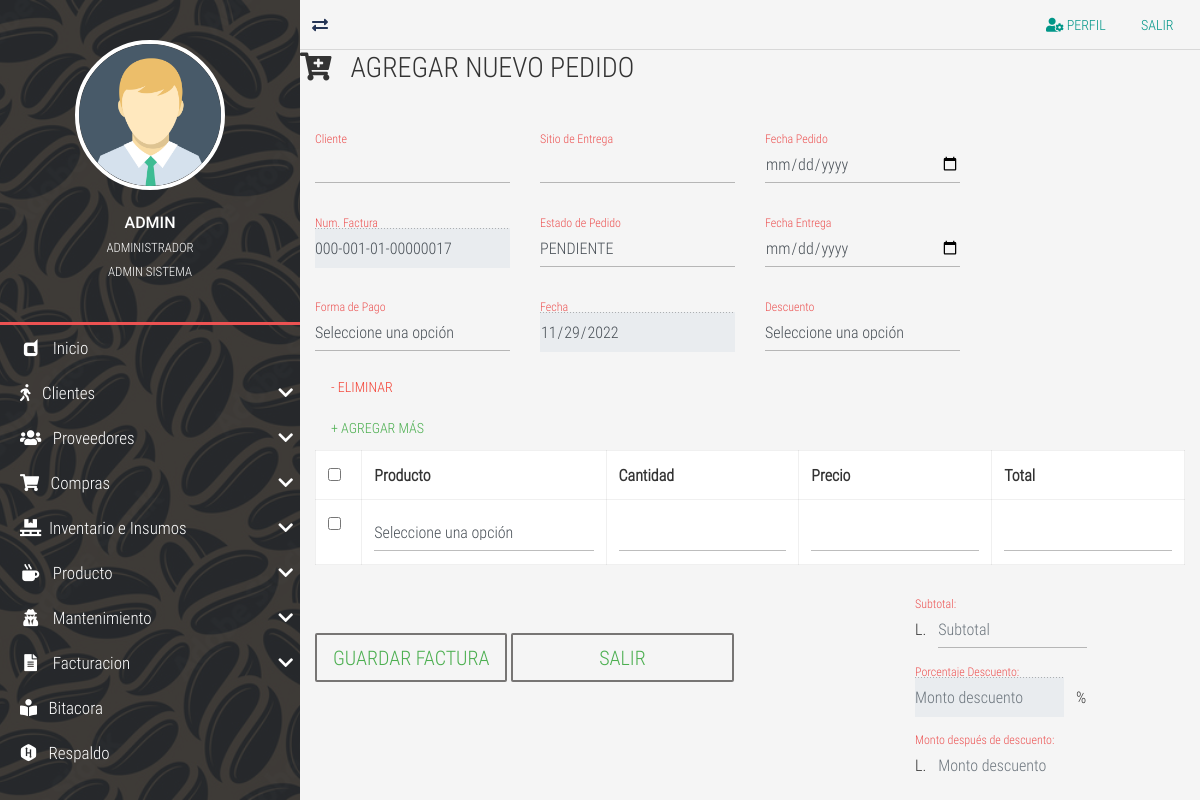
Page /facturacion/ (signed in) on the earlier database version.
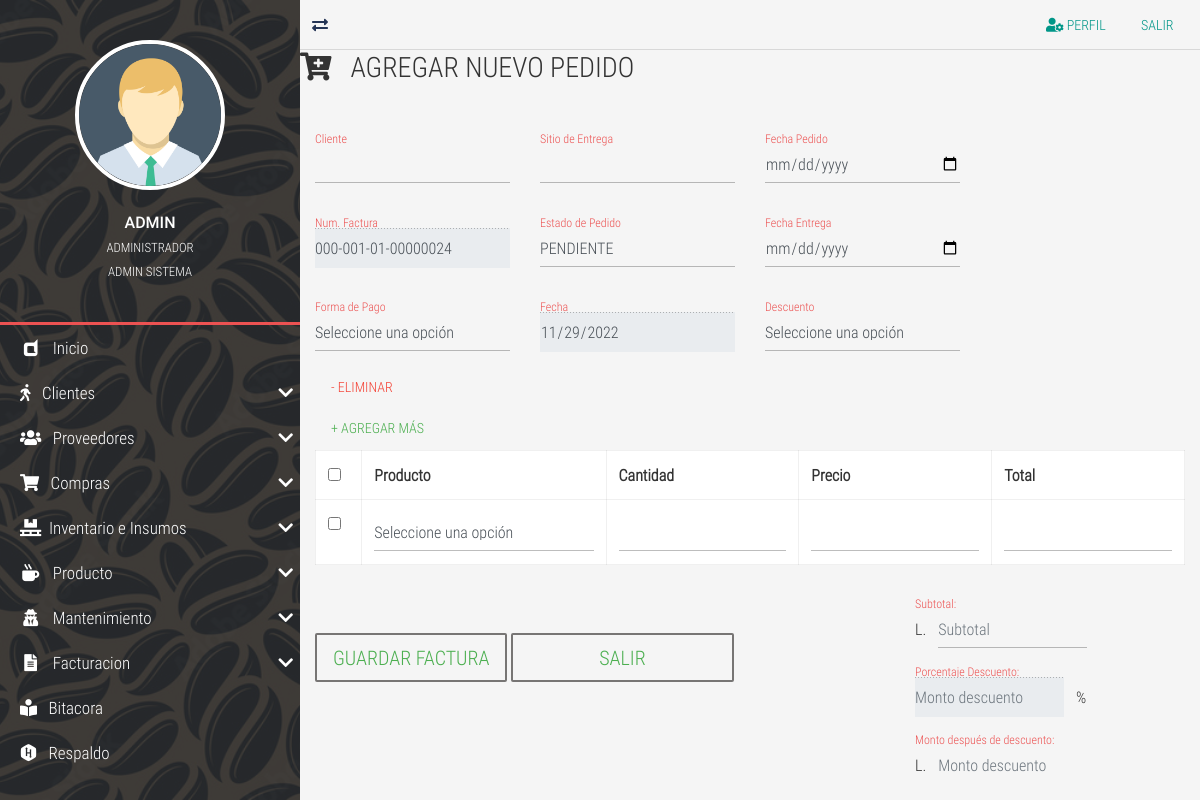
Same page on the later database version.
### tables this page shows
CREATE TABLE `TBL_talonario_cai` (
  `id_talonario_cai` int NOT NULL AUTO_INCREMENT,
  `id_usuario` int NOT NULL,
  `num_cai` varchar(50) DEFAULT NULL,
  `rango_inicial` varchar(50) DEFAULT NULL,
  `rango_final` varchar(50) DEFAULT NULL,
  `cai_actual` varchar(50) DEFAULT NULL,
  `fecha_vencimiento` date NOT NULL,
  `obs_cai` varchar(255) DEFAULT NULL,
  PRIMARY KEY (`id_talonario_cai`),
  KEY `FK_TBL_talonario_cai_TBL_usuarios` (`id_usuario`),
  CONSTRAINT `FK_TBL_talonario_cai_TBL_usuarios` FOREIGN KEY (`id_usuario`) REFERENCES `TBL_usuarios` (`id_usuario`)
);

### controladores/vistasControlador.php (called while the page is built, shortened)
<?php
	class vistasControlador extends vistasModelo{
		public function obtener_plantilla_controlador(){
			return require_once "./vistas/plantilla.php";
		}
	}

### index.php (called while the page is built, shortened)
<?php
	require_once "./controladores/vistasControlador.php";
	$plantilla = new vistasControlador();
	$plantilla->obtener_plantilla_controlador();

### vistas/contenidos/facturacion-view.php (the view, shortened to what the changed rows need)
<?php
	include ("./cone.php");
?>
<div class="container content-invoice">
	<form action="" id="invoice-form" method="post" class="invoice-form">
		<div class="load-animate animated fadeInUp">
			<div class="row">
			<h3 class="text-left">
       			 <i class="fas fa-cart-plus"></i> &nbsp; AGREGAR NUEVO PEDIDO
    		</h3>
			</div>
			<?php
				$SQL="SELECT * FROM TBL_pedidos";
				$dato = mysqli_query($conexion, $SQL);
				$SQL="SELECT * FROM TBL_talonario_cai";
				$dato = mysqli_query($conexion, $SQL);
				if($dato -> num_rows >0){
					while($fila=mysqli_fetch_array($dato)){
						$rango_inicial=$fila['rango_inicial'];
						$numFacturaAnterior=$fila['cai_actual'];
					}
				}
				if($numFacturaAnterior!=''){
					$cadenaPrimerosCaracteres=substr($numFacturaAnterior,0,-8);
					$numFactura=intval(substr($numFacturaAnterior,11))+1;
					$cadenaRangoFactura=str_pad($numFactura, 8, "0", STR_PAD_LEFT);
					$numFacturaActual=$cadenaPrimerosCaracteres.$cadenaRangoFactura;
				}else{
					$numFacturaActual=$rango_inicial;
				}
			?>
			<br>
			<div class="row">
				<div class="col-xs-12 col-sm-4 col-md-4 col-lg-3">
					<div class="form-group">
						<label class="color-label">Cliente</label>
						<input type="number" class="form-control" name="cliente_pedido" id="cliente_pedido"
						maxlength="13" required>
					</div>
					<div class="form-group">
						<label class="color-label">Num. Factura</label>
						<input type="text" class="form-control" value="<?php echo $numFacturaActual;?>"
						style="text-transform:uppercase;"  disabled>
					</div>
					<div class="form-group">
						<label class="color-label">Forma de Pago</label>
						<select class="form-control" name="forma_pago_venta" id="forma_pago_venta" required>
						<option value="" selected="" disabled="">Seleccione una opción</option>
						</select>
					</div>
				</div>
				<div class="col-xs-12 col-sm-4 col-md-4 col-lg-3">
					<div class="form-group">
						<label class="color-label">Sitio de Entrega</label>
						<input type="text" name="sitio_entrega" id="sitio_entrega" class="form-control" autocomplete="off" required>
					</div>
					<div class="form-group">
						<label class="color-label">Estado de Pedido</label>
						<select class="form-control" name="estado_pedido" id="estado_pedido" required>
							<?php
							$SQL="SELECT * FROM TBL_estado_pedido LIMIT 1";
								$dato = mysqli_query($conexion, $SQL);
								if($dato -> num_rows >0){
									while($fila=mysqli_fetch_array($dato)){
										echo '<option value='.$fila['id_estado_pedido'].' selected="">'.$fila['estado_pedido'].'</option>';
										}
									}
								?>
						</select>
					</div>
					<div class="form-group">
						<label class="color-label">Fecha</label>
						<?php $fcha = date("Y-m-d");?>
						<input type="date" class="form-control" name="fecha" id="fecha" value="<?php echo $fcha?>" disabled>
					</div>
				</div>
				<div class="col-xs-12 col-sm-4 col-md-4 col-lg-3 pull-right">
					<div class="form-group">
						<label class="color-label">Fecha Pedido</label>
						<input type="date" class="form-control" name="fecha_pedido" id="fecha_pedido" required>
					</div>
					<div class="form-group">
						<label class="color-label">Fecha Entrega</label>
						<input type="date" class="form-control" name="fecha_entrega" id="fecha_entrega" required>
					</div>
					<div class="form-group">
					<label class="color-label">Descuento</label>
					<td><select name="nombredescuento_1" id="nombredescuento_1" class="form-control nombreDescuento">
									<?php
									$SQL="SELECT * FROM TBL_descuentos";
									$dato = mysqli_query($conexion, $SQL);
									$options="<option value=\"\" data-price=\"\" selected>Seleccione una opción</option>";
										if($dato -> num_rows >0){
											while($fila=mysqli_fetch_array($dato)){
												$precio='data-price="'.$fila['porcentaje_descuento'].'"';
												$id=$fila['id_descuentos'];
												$nombre=$fila['nom_descuento'];
												$options.="<option value=\"$id\" $precio>$nombre</option>";
												}
												echo $options;
											}
										?>
							</select></td>
					</div>
				</div>
			</div>
			<div class="row">
				<div class="col-xs-12 col-sm-3 col-md-3 col-lg-3">
					<button class="btn btn-danger delete" id="removeRowsFactura" type="button">- Eliminar</button>
					<button class="btn btn-success" id="addRowsFactura" type="button">+ Agregar Más</button>
				</div>
			</div>
			<div class="row">
				<div class="col-xs-12 col-sm-12 col-md-12 col-lg-12">
					<table class="table table-bordered table-hover" id="invoiceItemFactura">
						<tr>
							<th width="2%"><input id="checkAllFactura" class="formcontrol" type="checkbox"></th>
							<th width="19%">Producto</th>
							<th width="15%">Cantidad</th>
							<th width="15%">Precio</th>
							<th width="15%">Total</th>
						</tr>
						<tr>
							<td><input class="itemRowFactura" type="checkbox"></td>
							<td><select name="nombreProducto[]" id="nombreProducto_1" class="form-control nombreProducto"
							 required>
									<?php
									$SQL="SELECT * FROM TBL_producto";
									$dato = mysqli_query($conexion, $SQL);
									$options="<option value=\"\" data-price=\"\" selected>Seleccione una opción</option>";
										if($dato -> num_rows >0){
											while($fila=mysqli_fetch_array($dato)){
												$precio='data-price="'.$fila['precio_produ'].'"';
												$id=$fila['id_producto'];
												$nombre=$fila['nom_producto'];
												$options.="<option value=\"$id\" $precio>$nombre</option>";
												}
												echo $options;
											}
										?>
							</select></td>
							<td><input type="number" name="cantidad[]" id="cantidad_1" class="form-control quantity" required></td>
							<td><input type="number" name="precio[]" id="precio_1" class="form-control price"></td>
							<td><input type="number" name="total[]" id="total_1" class="form-control total"></td>
						</tr>
					</table>
				</div>
			</div>
			<div class="row">
				<div class="col-xs-12 col-sm-8 col-md-8 col-lg-8">
					<br>
					<div class="form-group">
						<input data-loading-text="Guardando factura..." type="submit" name="invoice_btn" value="Guardar factura"
						class="btn btn-success submit_btn invoice-save-btm" style="font-size:20px; border: 2px solid #777574;">
						<a href="<?php echo SERVERURL; ?>facturacion-list/"><input value="salir"
						class="btn btn-success submit_btn invoice-save-btm" style="font-size:20px; border: 2px solid #777574;"></a>
					</div>
				</div>
				<div class="col-xs-12 col-sm-4 col-md-4 col-lg-4">
					<span class="form-inline">
						<div class="form-group">
							<label class="color-label">Subtotal: &nbsp;</label>
							<div class="input-group">
								<div class="input-group-addon currency">L.</div>
								<input type="number" class="form-control" name="subTotal" step="any" id="subTotal" placeholder="Subtotal">
							</div>
						</div>
						<div class="form-group">
							<label class="color-label">Porcentaje Descuento: &nbsp;</label>
							<div class="input-group">
								<input type="number" class="form-control" name="nombredescuento" id="nomdesc" step="any" placeholder="Monto descuento" disabled>
								<div class="input-group-addon">%</div>
							</div>
						</div>
						<div class="form-group">
							<label class="color-label">Monto después de descuento: &nbsp;</label>
							<div class="input-group">
								<div class="input-group-addon currency">L.</div>
								<input type="number" class="form-control" name="montodescuento" id="descuentomonto" step="any" placeholder="Monto descuento" novalidate>
							</div>
						</div>
					</span>
				</div>
			</div>
		</div>
	</form>
</div>

Differences in the rows shown:
changed tbl_talonario_cai: cai_actual "000-001-01-00000017" → "000-001-01-00000024"
